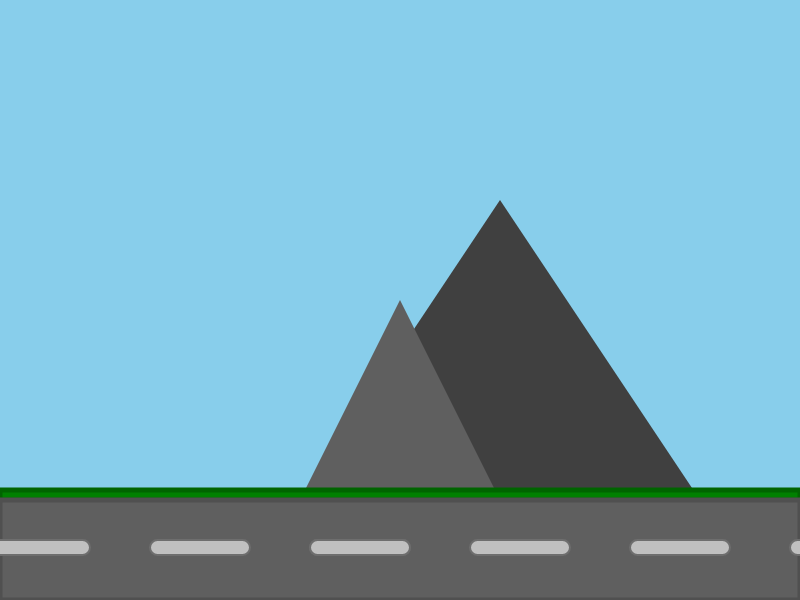
Frame 1 (no input)
Frame 60 (no input): identical to frame 1, image omitted
Frame 120 (the mouse pressed at the canvas centre since frame 60): identical to frame 1, image omitted

The p5.js sketch that drew this single still picture (run headless with seeded random() and noise() and a simulated clock; from frame 60 on, the mouse is pressed at the canvas centre):

// p5.js sketch
// ── sketch.js
function setup() {
    createCanvas(800, 600);
}

function draw() {
    background(136, 206, 235);

    //bergen

    //berg 1
    push();
    translate(200, 100);
    fill(64, 64, 64)
    noStroke();
    triangle(100, 400, 500, 400, 300, 100);
    pop();

    //berg 2
    push();
    translate(0, 100);
    fill(95, 95, 95)
    noStroke();
    triangle(300, 400, 500, 400, 400, 200);
    pop();



    //gras
    fill(0, 128, 0);
    stroke(0, 100, 0);
    strokeWeight(5);
    rect(0, 490, 800, 10);

    //weg
    fill(95, 95, 95);
    stroke(80, 80, 80);
    strokeWeight(5);
    rect(0, 500, 800, 100,);

    //outline weer normaal
    strokeWeight(0);

    //strepen van de weg
    fill(192, 192, 192);
    stroke(110, 110, 110);
    strokeWeight(2);
    rect(-10, 540, 100, 15, 20);
    rect(150, 540, 100, 15, 20);
    rect(310, 540, 100, 15, 20);
    rect(310, 540, 100, 15, 20);
    rect(470, 540, 100, 15, 20);
    rect(630, 540, 100, 15, 20);
    rect(790, 540, 100, 15, 20);
}
